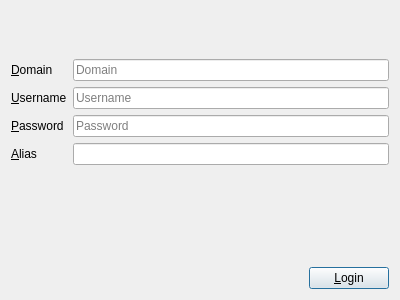
<?xml version="1.0" encoding="UTF-8"?>
<ui version="4.0">
 <class>LoginDialog</class>
 <widget class="QDialog" name="LoginDialog">
  <property name="geometry">
   <rect>
    <x>0</x>
    <y>0</y>
    <width>400</width>
    <height>300</height>
   </rect>
  </property>
  <property name="windowTitle">
   <string>Login</string>
  </property>
  <property name="windowIcon">
   <iconset resource="../../resource.qrc">
    <normaloff>:/icons/img/icon.ico</normaloff>:/icons/img/icon.ico</iconset>
  </property>
  <layout class="QVBoxLayout" name="verticalLayout">
   <item>
    <spacer name="verticalSpacer">
     <property name="orientation">
      <enum>Qt::Vertical</enum>
     </property>
     <property name="sizeType">
      <enum>QSizePolicy::Fixed</enum>
     </property>
     <property name="sizeHint" stdset="0">
      <size>
       <width>20</width>
       <height>48</height>
      </size>
     </property>
    </spacer>
   </item>
   <item>
    <layout class="QGridLayout" name="gridLayout">
     <item row="0" column="0">
      <widget class="QLabel" name="domain_label">
       <property name="toolTip">
        <string>The Mattermost server you are connecting to</string>
       </property>
       <property name="text">
        <string>&amp;Domain</string>
       </property>
       <property name="buddy">
        <cstring>domain_lineEdit</cstring>
       </property>
      </widget>
     </item>
     <item row="0" column="1">
      <widget class="QLineEdit" name="domain_lineEdit">
       <property name="toolTip">
        <string/>
       </property>
       <property name="maxLength">
        <number>512</number>
       </property>
       <property name="placeholderText">
        <string>Domain</string>
       </property>
      </widget>
     </item>
     <item row="1" column="1">
      <widget class="QLineEdit" name="username_lineEdit">
       <property name="maxLength">
        <number>512</number>
       </property>
       <property name="placeholderText">
        <string>Username</string>
       </property>
      </widget>
     </item>
     <item row="1" column="0">
      <widget class="QLabel" name="username_label">
       <property name="toolTip">
        <string>Your username</string>
       </property>
       <property name="text">
        <string>&amp;Username</string>
       </property>
       <property name="buddy">
        <cstring>username_lineEdit</cstring>
       </property>
      </widget>
     </item>
     <item row="2" column="0">
      <widget class="QLabel" name="password_label">
       <property name="toolTip">
        <string>Your password</string>
       </property>
       <property name="text">
        <string>&amp;Password</string>
       </property>
       <property name="buddy">
        <cstring>password_lineEdit</cstring>
       </property>
      </widget>
     </item>
     <item row="2" column="1">
      <widget class="QLineEdit" name="password_lineEdit">
       <property name="maxLength">
        <number>512</number>
       </property>
       <property name="echoMode">
        <enum>QLineEdit::Password</enum>
       </property>
       <property name="placeholderText">
        <string>Password</string>
       </property>
      </widget>
     </item>
     <item row="3" column="0">
      <widget class="QLabel" name="alias_label">
       <property name="toolTip">
        <string>Your alias</string>
       </property>
       <property name="text">
        <string>&amp;Alias</string>
       </property>
       <property name="buddy">
        <cstring>alias_lineEdit</cstring>
       </property>
      </widget>
     </item>
     <item row="3" column="1">
      <widget class="QLineEdit" name="alias_lineEdit">
       <property name="echoMode">
        <enum>QLineEdit::Normal</enum>
       </property>
      </widget>
     </item>
    </layout>
   </item>
   <item>
    <widget class="QLabel" name="error_label">
     <property name="styleSheet">
      <string notr="true">color: red</string>
     </property>
     <property name="wordWrap">
      <bool>true</bool>
     </property>
    </widget>
   </item>
   <item>
    <spacer name="verticalSpacer_2">
     <property name="orientation">
      <enum>Qt::Vertical</enum>
     </property>
     <property name="sizeHint" stdset="0">
      <size>
       <width>20</width>
       <height>83</height>
      </size>
     </property>
    </spacer>
   </item>
   <item>
    <layout class="QHBoxLayout" name="horizontalLayout">
     <item>
      <spacer name="horizontalSpacer">
       <property name="orientation">
        <enum>Qt::Horizontal</enum>
       </property>
       <property name="sizeHint" stdset="0">
        <size>
         <width>40</width>
         <height>20</height>
        </size>
       </property>
      </spacer>
     </item>
     <item>
      <widget class="QPushButton" name="login_pushButton">
       <property name="text">
        <string>&amp;Login</string>
       </property>
      </widget>
     </item>
    </layout>
   </item>
  </layout>
 </widget>
 <tabstops>
  <tabstop>domain_lineEdit</tabstop>
  <tabstop>username_lineEdit</tabstop>
  <tabstop>password_lineEdit</tabstop>
  <tabstop>alias_lineEdit</tabstop>
  <tabstop>login_pushButton</tabstop>
 </tabstops>
 <resources>
  <include location="../../resource.qrc"/>
 </resources>
 <connections/>
</ui>
